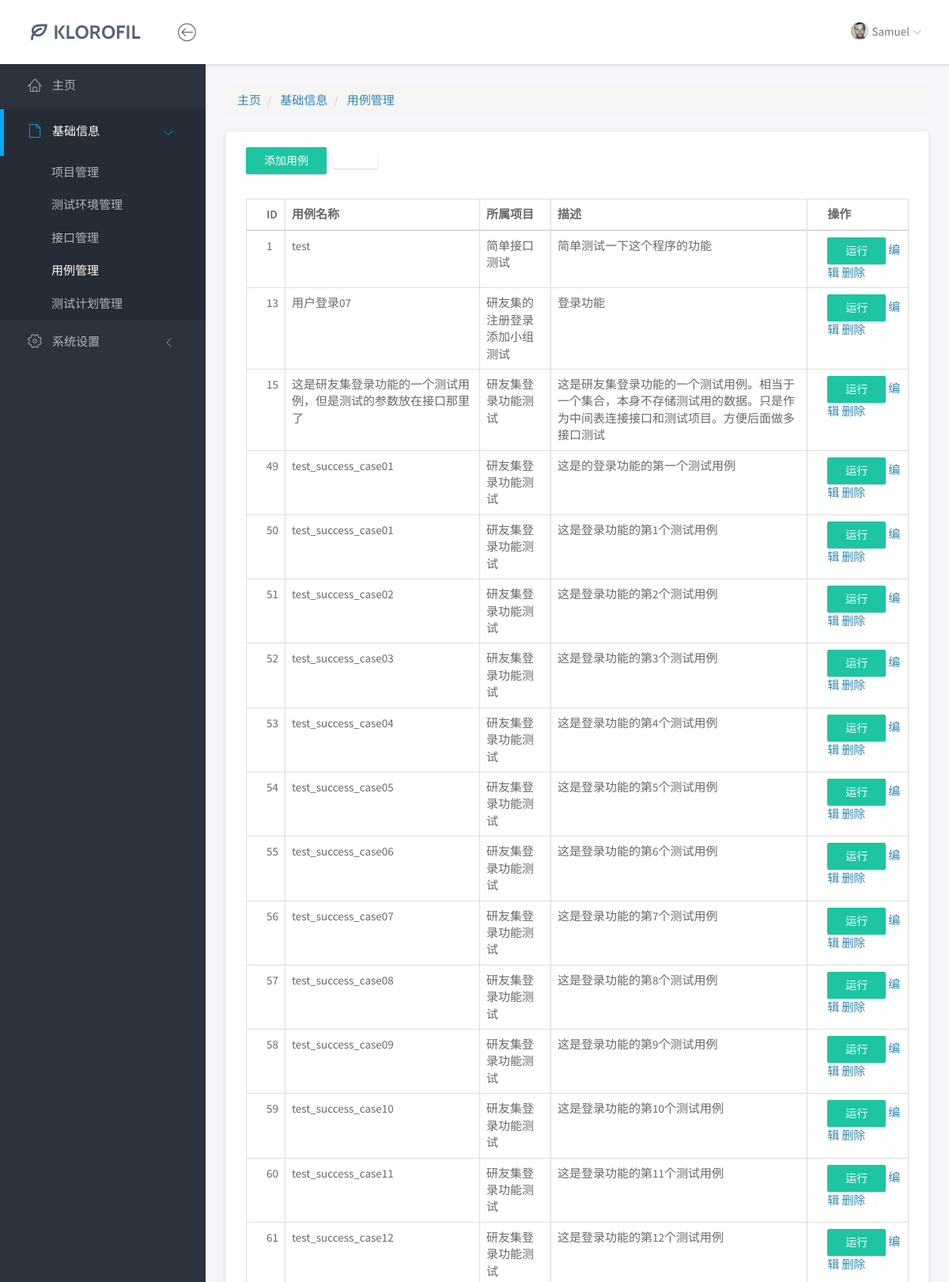
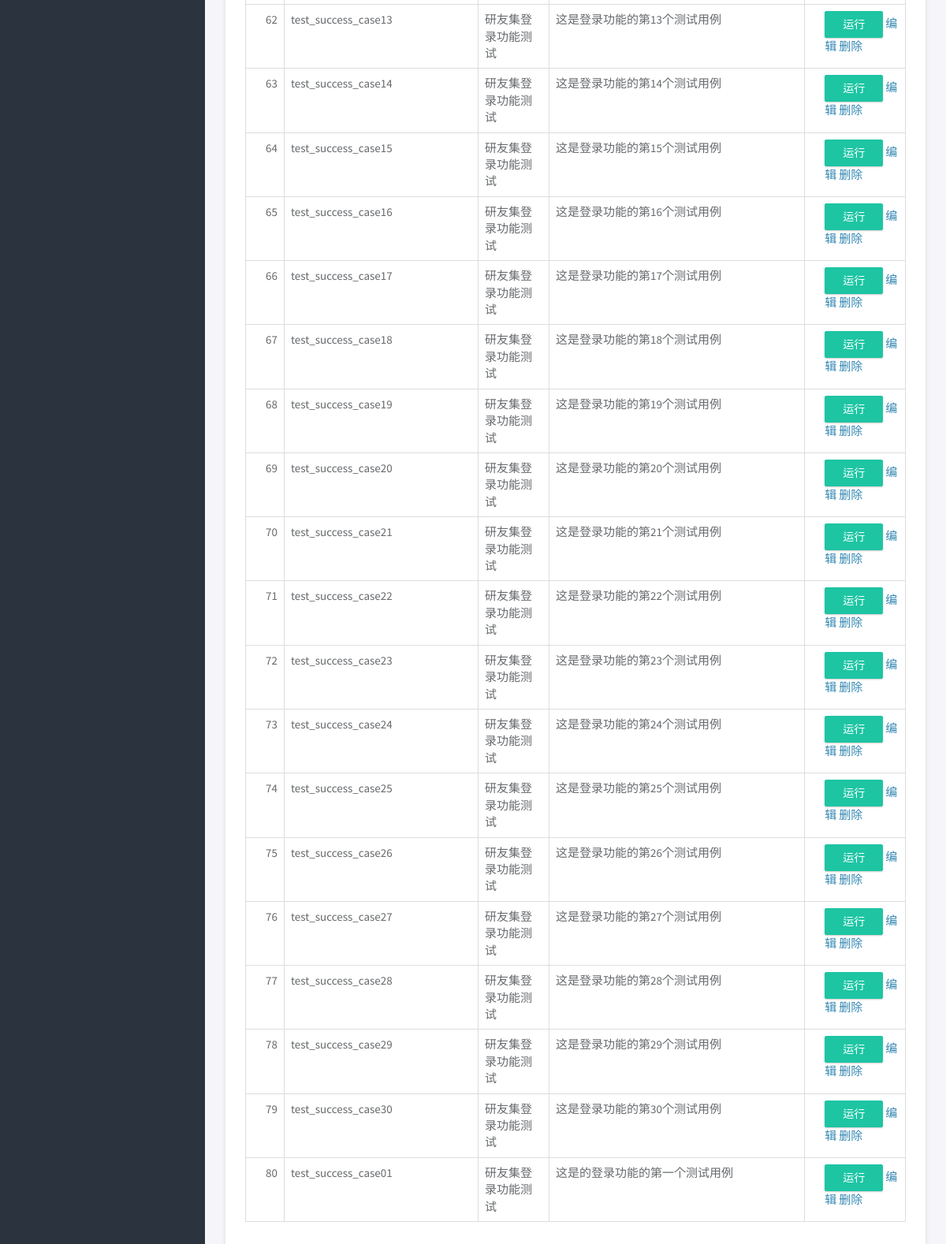
The app's page /base/case/ with its own data (2 pictures, top to bottom).
### base/models.py (models this page shows, shortened)
class Case(models.Model):
    case_id = models.AutoField(primary_key=True, null=False)  # 用例ID
    case_name = models.CharField(max_length=50)               # 用例名称
    project = models.ForeignKey('Project', on_delete=models.CASCADE)  # 所属项目（外键）
    description = models.CharField(max_length=200)           # 用例描述
    content = models.TextField()                             # 用例执行内容（JSON格式）

class Project(models.Model):
    prj_id = models.AutoField(primary_key=True, null=False)   # 项目ID
    prj_name = models.CharField(max_length=50)                # 项目名称
    sign = models.ForeignKey('Sign', on_delete=models.CASCADE)  # 关联的签名信息（外键）
    description = models.CharField(max_length=100)           # 项目描述
    def __str__(self):
        return self.prj_name

### base/views/case_views.py (the view)
# urls.py: path('case/', case_index),
def case_index(request):
    case_list = Case.objects.all()
    return render(request, "base/case/index.html", {"case_list": case_list})

### templates/base/case/index.html (shortened to what this page needs)
{% extends "../../base.html" %}
{% block crumbs %}
<div class="row">
    <div class="col-md-12">
        <ol class="breadcrumb">
            <li>
                <a href="/yqjr/index">主页</a>
            </li>
            <li class="active">
                <a class="this">基础信息</a>
            </li>
            <li class="active">
                <a class="this-page">用例管理</a>
            </li>
        </ol>
    </div>
</div>
{% endblock %}
{% block body %}
<div class="row">
    <div class="col-md-12">
        <div class="panel">
            <div class="panel-heading">
                <a href="/base/case_add/" class="btn btn-primary">添加用例</a>
                <button class="btn btn-primary" onclick="openFileSelector()">外部导入</button>
            </div>
            <div class="panel-body">
                <table class="table table-bordered">
                    <thead>
                    <tr>
                        <th>ID</th>
                        <th>用例名称</th>
                        <th>所属项目</th>
                        <th>描述</th>
                        <th>操作</th>
                    </tr>
                    </thead>
                    <tbody>
                    {% for case in case_list %}
                    <tr>
                        <td>{{ case.case_id }}</td>
                        <td>{{ case.case_name }}</td>
                        <td prj_id="{{ case.project.prj_id }}">{{ case.project }}</td>
                        <td>{{ case.description }}</td>
                        <td>
                            <button class="#runCaseForm btn btn-primary" onclick="debug_button(this);
                            " data-toggle="modal" data-target="#runCaseForm">运行</button>
                            <a href="/base/case_update?case_id={{ case.case_id  }}" class="layui-btn layui-btn-xs"
                               lay-event="edit">编辑</a>
                            <a href="/base/case_delete?case_id={{ case.case_id  }}"
                               class="layui-btn layui-btn-danger layui-btn-xs"
                               lay-event="del">删除</a>
                        </td>
                    </tr>
                    {% endfor %}
                    </tbody>
                </table>
            </div>
        </div>
    </div>
    {% endblock %}

### static/css/main.css (style rules this page uses)
html { position: relative; min-height: 100%; }
body { background-color: #F3F5F8; font-family: "Source Sans Pro", sans-serif; font-size: 15px; color: #676a6d; }
a { color: #3287B2; }
th { font-weight: 600; }
.btn { -webkit-border-radius: 2px; -moz-border-radius: 2px; border-radius: 2px; -moz-box-shadow: 0px 1px 2px 0 rgba(0, 0, 0, 0.2); -webkit-box-shadow: 0px 1px 2px 0 rgba(0, 0, 0, 0.2); box-shadow: 0px 1px 2px 0 rgba(0, 0, 0, 0.2); padding: 6px 22px; }
.btn-primary { background-color: #1dc5a3; border-color: #1dc5a3; }
.panel { -webkit-border-radius: 3px; -moz-border-radius: 3px; border-radius: 3px; -moz-box-shadow: 0 2px 6px rgba(0, 0, 0, 0.08); -webkit-box-shadow: 0 2px 6px rgba(0, 0, 0, 0.08); box-shadow: 0 2px 6px rgba(0, 0, 0, 0.08); background-color: #ffffff; border-color: #e7eaec; margin-bottom: 30px; }
.panel .panel-heading, .panel .panel-body, .panel .panel-footer { padding-left: 25px; padding-right: 25px; }
.panel .panel-heading { padding-top: 20px; padding-bottom: 20px; position: relative; }
.panel .panel-heading button { padding: 0; margin-left: 5px; background-color: transparent; border: none; outline: none; }
.panel .panel-body { padding-top: 10px; padding-bottom: 15px; }
.panel .table > thead > tr > td:first-child, .panel .table > thead > tr > th:first-child, .panel .table > tbody > tr > td:first-child, .panel .table > tbody > tr > th:first-child, .panel .table > tfoot > tr > td:first-child, .panel .table > tfoot > tr > th:first-child { padding-left: 25px; }
.panel .table > thead > tr > td:last-child, .panel .table > thead > tr > th:last-child, .panel .table > tbody > tr > td:last-child, .panel .table > tbody > tr > th:last-child, .panel .table > tfoot > tr > td:last-child, .panel .table > tfoot > tr > th:last-child { padding-left: 25px; }

### records on screen
Case: case_id "1", case_name "test", project "简单接口测试", description "简单测试一下这个程序的功能"
Case: case_id "13", case_name "用户登录07", project "研友集的注册登录添加小组测试", description "登录功能"
Case: case_id "15", case_name "这是研友集登录功能的一个测试用例，但是测试的参数放在接口那里了", project "研友集登录功能测试", description "这是研友集登录功能的一个测试用例。相当于一个集合，本身不存储测试用的数据。只是作为中间表连接接口和测试项目。方便后面做多接口测试"
Case: case_id "49", case_name "test_success_case01", project "研友集登录功能测试", description "这是的登录功能的第一个测试用例"
Case: case_id "50", case_name "test_success_case01", project "研友集登录功能测试", description "这是登录功能的第1个测试用例"
Case: case_id "51", case_name "test_success_case02", project "研友集登录功能测试", description "这是登录功能的第2个测试用例"
Case: case_id "52", case_name "test_success_case03", project "研友集登录功能测试", description "这是登录功能的第3个测试用例"
Case: case_id "53", case_name "test_success_case04", project "研友集登录功能测试", description "这是登录功能的第4个测试用例"
Case: case_id "54", case_name "test_success_case05", project "研友集登录功能测试", description "这是登录功能的第5个测试用例"
Case: case_id "55", case_name "test_success_case06", project "研友集登录功能测试", description "这是登录功能的第6个测试用例"
Case: case_id "56", case_name "test_success_case07", project "研友集登录功能测试", description "这是登录功能的第7个测试用例"
Case: case_id "57", case_name "test_success_case08", project "研友集登录功能测试", description "这是登录功能的第8个测试用例"
Case: case_id "58", case_name "test_success_case09", project "研友集登录功能测试", description "这是登录功能的第9个测试用例"
Case: case_id "59", case_name "test_success_case10", project "研友集登录功能测试", description "这是登录功能的第10个测试用例"
Case: case_id "60", case_name "test_success_case11", project "研友集登录功能测试", description "这是登录功能的第11个测试用例"
Case: case_id "61", case_name "test_success_case12", project "研友集登录功能测试", description "这是登录功能的第12个测试用例"
Case: case_id "62", case_name "test_success_case13", project "研友集登录功能测试", description "这是登录功能的第13个测试用例"
Case: case_id "63", case_name "test_success_case14", project "研友集登录功能测试", description "这是登录功能的第14个测试用例"
Case: case_id "64", case_name "test_success_case15", project "研友集登录功能测试", description "这是登录功能的第15个测试用例"
Case: case_id "65", case_name "test_success_case16", project "研友集登录功能测试", description "这是登录功能的第16个测试用例"
Case: case_id "66", case_name "test_success_case17", project "研友集登录功能测试", description "这是登录功能的第17个测试用例"
Case: case_id "67", case_name "test_success_case18", project "研友集登录功能测试", description "这是登录功能的第18个测试用例"
Case: case_id "68", case_name "test_success_case19", project "研友集登录功能测试", description "这是登录功能的第19个测试用例"
Case: case_id "69", case_name "test_success_case20", project "研友集登录功能测试", description "这是登录功能的第20个测试用例"
Case: case_id "70", case_name "test_success_case21", project "研友集登录功能测试", description "这是登录功能的第21个测试用例"
Case: case_id "71", case_name "test_success_case22", project "研友集登录功能测试", description "这是登录功能的第22个测试用例"
Case: case_id "72", case_name "test_success_case23", project "研友集登录功能测试", description "这是登录功能的第23个测试用例"
Case: case_id "73", case_name "test_success_case24", project "研友集登录功能测试", description "这是登录功能的第24个测试用例"
Case: case_id "74", case_name "test_success_case25", project "研友集登录功能测试", description "这是登录功能的第25个测试用例"
Case: case_id "75", case_name "test_success_case26", project "研友集登录功能测试", description "这是登录功能的第26个测试用例"
Case: case_id "76", case_name "test_success_case27", project "研友集登录功能测试", description "这是登录功能的第27个测试用例"
Case: case_id "77", case_name "test_success_case28", project "研友集登录功能测试", description "这是登录功能的第28个测试用例"
Case: case_id "78", case_name "test_success_case29", project "研友集登录功能测试", description "这是登录功能的第29个测试用例"
Case: case_id "79", case_name "test_success_case30", project "研友集登录功能测试", description "这是登录功能的第30个测试用例"
Case: case_id "80", case_name "test_success_case01", project "研友集登录功能测试", description "这是的登录功能的第一个测试用例"
